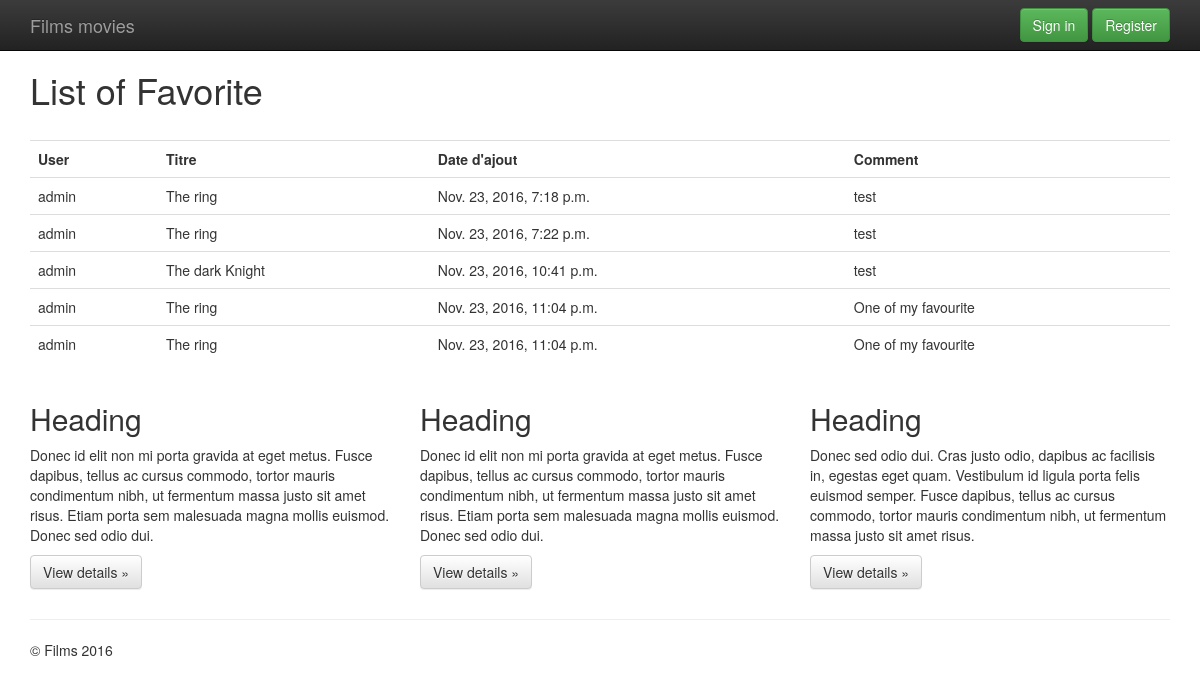
/favoris, run on the app's committed database.
### films/models.py (models this page shows, shortened)
class Favori(models.Model):
    auteur = models.ForeignKey(User,on_delete=models.CASCADE)
    film = models.ForeignKey(Film,on_delete=models.CASCADE)
    date_ajout = models.DateTimeField(auto_now_add=True)
    comment = models.TextField(max_length=512)

class Film(models.Model):
    nom = models.CharField(max_length=255)
    auteur = models.ForeignKey(Author)
    date_sortie  = models.DateField()
    disponible= models.BooleanField(default= True)
    genre = models.ManyToManyField(Genre)
    image= models.ImageField(upload_to='photos')
    auteurs = models.ManyToManyField(User,through='Favori')
    def __str__(self):
        return self.nom

### films/views.py (the view)
# urls.py: url(r'^favoris$', hv.FavoriList.as_view(), name="favoris"),
class FavoriList(ListView):
    model = Favori
    context_object_name = 'Favoris'

### templates/films/Favori_list.html
{% extends "base.html" %}
{% block content %}
<h1>List of Favorite</h1>    <br>
<table class="table">
    <tr>
    <th>User</th>
        <th>Titre</th>
    <th>Date d'ajout</th>
        <th>Comment</th>
    </tr>
{% for foo in Favoris  %}
    <tr>
        <td> {{ foo.auteur }}</td>
        <td>  {{foo.film}}  </td>
        <td>  {{foo.date_ajout}} </td>
        <td>  {{foo.comment}} </td>
    </tr>
    {% empty %}
    <tr>
     <td>There's no Favoris </td>
    </tr>
{% endfor %}
</table>
{% endblock %}

### templates/base.html (style rules this page uses)
body { padding-top: 50px; padding-bottom: 20px; }

### data on the page
Favori: auteur "admin", film "The ring", date_ajout "Nov. 23, 2016, 7:18 p.m.", comment "test"
Favori: auteur "admin", film "The ring", date_ajout "Nov. 23, 2016, 7:22 p.m.", comment "test"
Favori: auteur "admin", film "The dark Knight", date_ajout "Nov. 23, 2016, 10:41 p.m.", comment "test"
Favori: auteur "admin", film "The ring", date_ajout "Nov. 23, 2016, 11:04 p.m.", comment "One of my favourite"
Favori: auteur "admin", film "The ring", date_ajout "Nov. 23, 2016, 11:04 p.m.", comment "One of my favourite"
